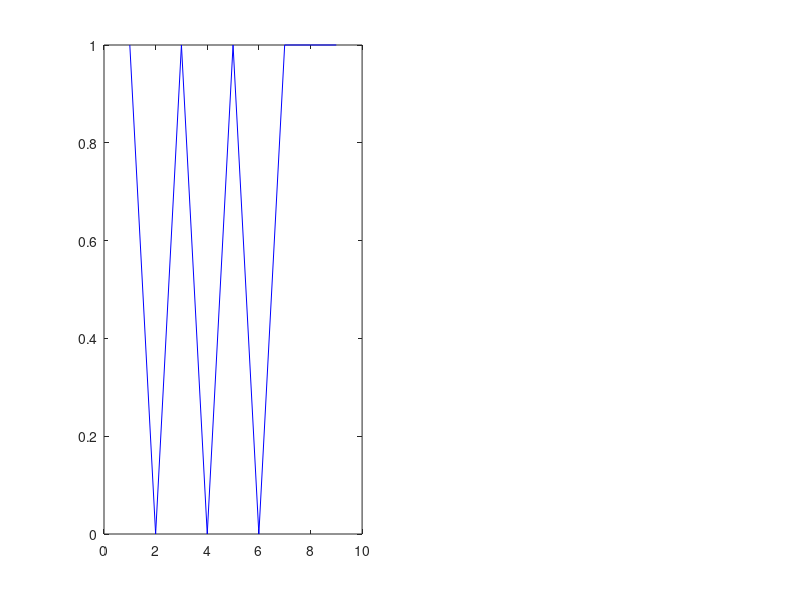

Write the MATLAB code that produced this figure. (Note: this script raises an error after producing the figure.)
sleep =           [8 5.5 6.0 7.2 5.0 7 7 6 7];
noScreenAfter10 = [1 0   1   1   0   0 1 0 0];
exercise        = [1 0   1   0   1   0 1 1 1];
srh             = [4 2   4   3   3   2 4 3 4];

clf
subplot(1,2,1)
exerP = plot(exercise,'-','color','b');
hold on
m = mean(exercise);
yline(m,'--','color','b')
goodDays = find(exercise>m);
badDays = find(exercise<m);
plot(goodDays,exercise(goodDays),'o','color','g','MarkerFaceColor','g')
plot(badDays,exercise(badDays),'o','color','r','MarkerFaceColor','red')

noScreenP = plot(noScreenAfter10+2,'-','color','cyan');
yline(mean(noScreenAfter10)+2,'--','color','cyan')
m = mean(noScreenAfter10);
goodDays = find(noScreenAfter10>m);
badDays = find(noScreenAfter10<m);
plot(goodDays,noScreenAfter10(goodDays)+2,'o','color','g','MarkerFaceColor','g')
plot(badDays,noScreenAfter10(badDays)+2,'o','color','r','MarkerFaceColor','red')


sleepP = plot(sleep-2,'-','color','m');
yline(mean(sleep)-2,'--','color','m')
m = mean(sleep);
goodDays = find(sleep>m);
badDays = find(sleep<m);
plot(goodDays,sleep(goodDays)-2,'o','color','g','MarkerFaceColor','g')
plot(badDays,sleep(badDays)-2,'o','color','r','MarkerFaceColor','red')

srhP = plot(srh+4,'-o','color','k');
yline(median(srh)+4,'--','color','k')
m = median(srh);
goodDays = find(srh>m);
badDays = find(srh<m);
plot(goodDays,srh(goodDays)+4,'o','color','g','MarkerFaceColor','g');
plot(badDays,srh(badDays)+4,'o','color','r','MarkerFaceColor','red')
set(gca,'ytick',[])
xlabel 'day'

% legend([srhP,sleepP,noScreenP,exerP],{'wellbeing','sleep hrs.','no screen after 10 pm','30 min exercise'})
% legend({'srhP','sleepP'},{'wellbeing','2'})

subplot(1,2,2)
c1 = corr([exercise',srh']);
c2 = corr([noScreenAfter10',srh']);
c3 = corr([sleep',srh']);


barText = categorical(["one","two","three"]);
bar(2,c1(1,2),'b')
hold on
bar(4,c2(1,2),'c')
bar(6,c3(1,2),'m')
ylim([0,1])
set(gca,'xtick',[2,4,6],'xticklabel',["exercise" "no screen after 10 pm" "sleep hrs."])
title 'Association between habit and wellbeing'
%%
plot(1,c1(1,2),'o','MarkerFaceColor','b')
hold on
plot(2,c2(1,2),'o','MarkerFaceColor','cyan')
plot(3,c3(1,2),'o','MarkerFaceColor','m')

